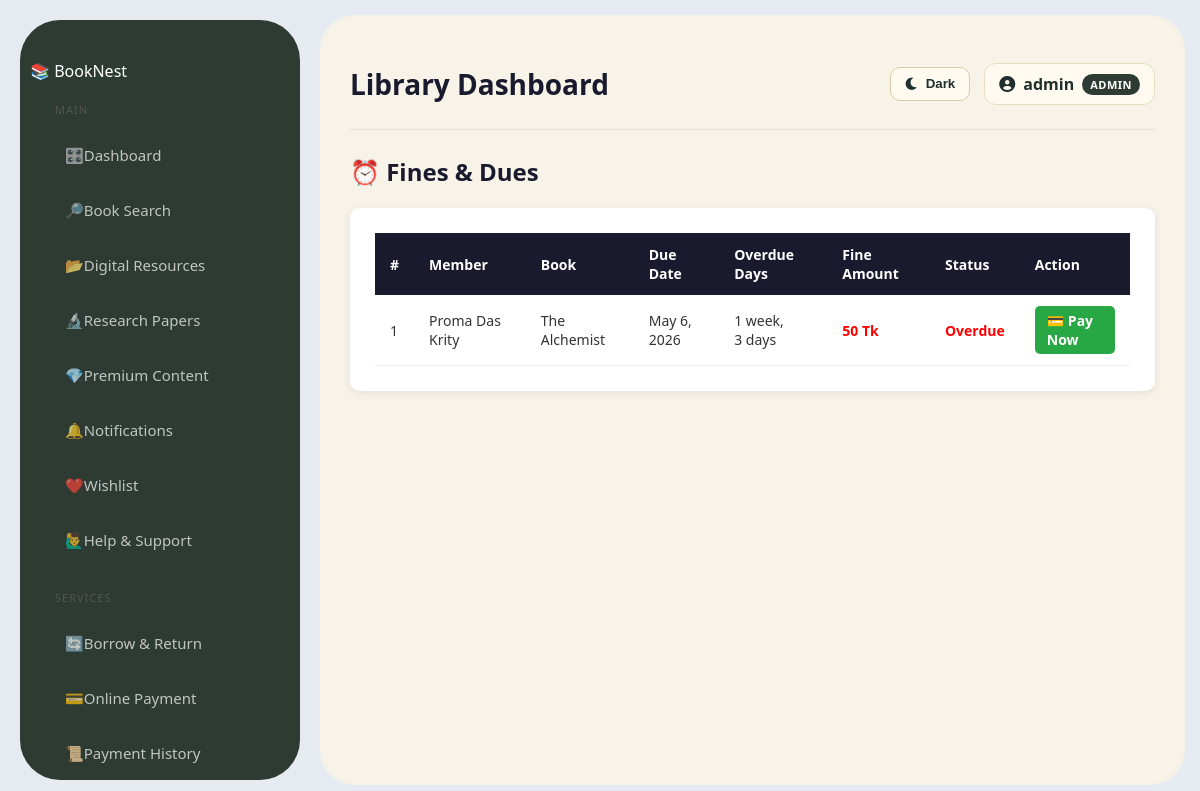
Screenshot of /fines-dues/ (signed in) with the database file from the repository.
### library/models.py (models this page shows, shortened)
class User(AbstractUser):
    ADMIN = 'admin'
    LIBRARIAN = 'librarian'
    REGULAR_USER = 'user'
    ROLE_CHOICES = [
        (ADMIN, 'Administrator'),
        (LIBRARIAN, 'Librarian'),
        (REGULAR_USER, 'Regular User'),
    ]
    role = models.CharField(max_length=20, choices=ROLE_CHOICES, default=REGULAR_USER)
    phone = models.CharField(max_length=15, null=True, blank=True)
    profile_picture = models.ImageField(upload_to='profiles/', null=True, blank=True)
    date_of_birth = models.DateField(null=True, blank=True)
    bio = models.TextField(null=True, blank=True)
    def get_full_name(self):
        if self.first_name and self.last_name:
            return f"{self.first_name} {self.last_name}"
        return self.username

class Borrow(models.Model):
    STATUS_CHOICES = [
        ('borrowed', 'Borrowed'),
        ('returned', 'Returned'),
        ('overdue', 'Overdue'),
        ('lost', 'Lost'),
    ]
    book = models.ForeignKey(Book, on_delete=models.CASCADE, related_name='borrows')
    member = models.ForeignKey(User, on_delete=models.CASCADE, related_name='borrowed_books')
    borrow_date = models.DateField(auto_now_add=True)
    due_date = models.DateField(null=True, blank=True)
    return_date = models.DateField(null=True, blank=True)
    is_returned = models.BooleanField(default=False)
    status = models.CharField(max_length=20, choices=STATUS_CHOICES, default='borrowed')
    fine_amount = models.DecimalField(max_digits=6, decimal_places=2, default=0.00)
    notes = models.TextField(null=True, blank=True)

class Book(models.Model):
    title = models.CharField(max_length=200)
    author = models.CharField(max_length=100)
    isbn = models.CharField(max_length=13, unique=True)
    category = models.ForeignKey(Category, on_delete=models.SET_NULL, null=True, blank=True, related_name='books')
    description = models.TextField(null=True, blank=True)
    total_copies = models.PositiveIntegerField(default=1)
    available_copies = models.PositiveIntegerField(default=1)
    cover_image = models.ImageField(upload_to='book_covers/', null=True, blank=True)

### library/views.py (the view)
# urls.py: path('fines-dues/', views.fines_dues, name='fines_dues'),
@login_required
def fines_dues(request):
    borrows = Borrow.objects.filter(is_returned=False)
    for borrow in borrows:
        if borrow.due_date and date.today() > borrow.due_date:
            overdue_days = (date.today() - borrow.due_date).days
            borrow.fine_amount = overdue_days * 5
        else:
            borrow.fine_amount = 0
    context = {
        'borrows': borrows,
        'today': date.today(),
    }
    return render(request, 'library/fines_dues.html', context)

### library/templates/library/fines_dues.html
{% extends 'library/base.html' %}
{% block content %}
<div class="top-bar">
    <h2>⏰ Fines & Dues</h2>
</div>
<div class="table-box">
    <table>
        <thead>
            <tr>
                <th>#</th>
                <th>Member</th>
                <th>Book</th>
                <th>Due Date</th>
                <th>Overdue Days</th>
                <th>Fine Amount</th>
                <th>Status</th>
                <th>Action</th>
            </tr>
        </thead>
        <tbody>
            {% for borrow in borrows %}
                {% if borrow.due_date and today > borrow.due_date %}
                <tr>
                    <td>{{ forloop.counter }}</td>
                    <td>
                        {% if borrow.member.get_full_name %}
                            {{ borrow.member.get_full_name }}
                        {% else %}
                            {{ borrow.member.username }}
                        {% endif %}
                    </td>
                    <td>{{ borrow.book.title }}</td>
                    <td>{{ borrow.due_date }}</td>
                    <td>
                        {{ today|timeuntil:borrow.due_date }}
                    </td>
                    <td style="color:red; font-weight:bold;">
                        {{ borrow.fine_amount }} Tk
                    </td>
                    <td>
                        <span style="color:red; font-weight:bold;">
                            Overdue
                        </span>
                    </td>
                    <td>
                        <a href="{% url 'online_payment' %}?borrow_id={{ borrow.id }}"
                           class="btn btn-sm"
                           style="background:#28a745; color:white; padding:5px 12px; border-radius:5px; text-decoration:none;">
                            💳 Pay Now
                        </a>
                    </td>
                </tr>
                {% endif %}
            {% empty %}
            <tr>
                <td colspan="8" style="text-align:center; padding:20px;">
                    No overdue fines found.
                </td>
            </tr>
            {% endfor %}
        </tbody>
    </table>
</div>
{% endblock %}

### library/templates/library/base.html (shortened to what this page needs)
{% load static %}
<!DOCTYPE html>
<html lang="en" data-theme="light">
<head>
    <link rel="stylesheet"
          href="https://cdnjs.cloudflare.com/ajax/libs/font-awesome/6.0.0/css/all.min.css">
    <link rel="stylesheet" href="{% static 'library/css/style.css' %}">
</head>
<body>
<div class="layout">
    <aside class="sidebar">
        <div class="logo">
            📚 <span>Book</span>Nest
        </div>
        <div class="menu-section">
            <div class="menu-title">Main</div>
            <a href="{% url 'home' %}"
               class="menu-item {% if request.resolver_match.url_name == 'home' %}active{% endif %}">
            <span>🎛️</span>
           Dashboard
          </a>
            <a href="{% url 'book_list' %}"
               class="menu-item {% if request.resolver_match.url_name == 'book_list' %}active{% endif %}">
            <span>🔎</span>
             Book Search
          </a>
            <a href="{% url 'digital_resources' %}"
               class="menu-item {% if request.resolver_match.url_name == 'digital_resources' %}active{% endif %}">
               <span>📂</span>
             Digital Resources
              </a>
            <a href="{% url 'research_papers' %}"
   class="menu-item {% if request.resolver_match.url_name == 'research_papers' %}active{% endif %}">
    <span>🔬</span>
    Research Papers
</a>
            <a href="{% url 'premium_content' %}"
   class="menu-item premium {% if request.resolver_match.url_name == 'premium_content' %}active{% endif %}">
    <span>💎</span>
    Premium Content
</a>
            <a href="{% url 'notification_page' %}"
               class="sidebar-link menu-item {% if request.resolver_match.url_name == 'notification_page' %}active{% endif %}">
                <span class="icon">🔔</span>
                <span class="text">Notifications</span>
            </a>
            <a href="{% url 'wishlist_page' %}"
               class="sidebar-link menu-item {% if request.resolver_match.url_name == 'wishlist_page' %}active{% endif %}">
                <span class="icon">❤️</span>
                <span class="text">Wishlist</span>
            </a>
            <a href="{% url 'help_support_page' %}"
               class="sidebar-link menu-item {% if request.resolver_match.url_name == 'help_support_page' %}active{% endif %}">
                <span class="icon">🙋‍♂️</span>
                <span class="text">Help & Support</span>
            </a>
        </div>
        <div class="menu-section">
            <div class="menu-title">Services</div>
            <a href="{% url 'borrow_list' %}"
   class="menu-item {% if request.resolver_match.url_name == 'borrow_list' %}active{% endif %}">
    <span>🔄</span>
    Borrow & Return
</a>
            <a href="{% url 'online_payment' %}"
   class="menu-item {% if request.resolver_match.url_name == 'online_payment' %}active{% endif %}">
    <span>💳</span>
    Online Payment
</a>
            <a href="{% url 'payment_history' %}"
   class="menu-item {% if request.resolver_match.url_name == 'payment_history' %}active{% endif %}">
    <span>📜</span>
    Payment History
</a>
        </div>
    </aside>
    <main class="main-container">
        <header class="top-nav">
            <h2>
                {% block page_title %}
                    Library Dashboard
                {% endblock %}
            </h2>
            <div class="top-nav-right">
                <button type="button"
                        class="theme-toggle-btn"
                        id="themeToggleBtn">
                </button>
                <div class="user-profile">
                    <i class="fas fa-user-circle"></i>
                    <span>{{ user.username }}</span>
                    <span class="role-tag">
                        {{ user.role|upper }}
                    </span>
                </div>
            </div>
        </header>
        {% block content %}
        {% endblock %}
    </main>
</div>
</body>
</html>

### library/static/library/css/style.css (style rules this page uses)
* { margin: 0; padding: 0; box-sizing: border-box; }
body { font-family: 'Segoe UI', sans-serif; background: #e5ebf1; color: #333; }
.layout { display: flex; min-height: calc(100vh - 60px); }
.sidebar { width: 280px; background: #2e3b33; padding: 40px 10px; margin: 20px; border-radius: 40px; color: white; display: flex; flex-direction: column; }
.sidebar a { display: flex; align-items: center; color: rgba(255, 255, 255, 0.7); text-decoration: none; padding: 15px 25px; font-size: 15px; border-radius: 15px; margin: 5px 10px; transition: 0.3s; }
.sidebar .menu-title { color: #555; font-size: 11px; text-transform: uppercase; padding: 20px 25px 8px; letter-spacing: 1px; }
.main-container { flex: 1; background: #f7f3e8; margin: 15px 15px 15px 0; border-radius: 35px; padding: 30px; box-shadow: inset 0 0 10px rgba(0, 0, 0, 0.02); }
.table-box { background: white; border-radius: 10px; padding: 25px; box-shadow: 0 2px 10px rgba(0, 0, 0, 0.08); }
table { width: 100%; border-collapse: collapse; }
th { background: #1a1a2e; color: white; padding: 12px 15px; text-align: left; font-size: 14px; }
td { padding: 11px 15px; border-bottom: 1px solid #eee; font-size: 14px; }
.btn { padding: 10px 22px; border: none; border-radius: 12px; cursor: pointer; font-size: 14px; font-weight: 600; text-decoration: none; display: inline-block; transition: all 0.3s ease; }
.top-bar { display: flex; justify-content: space-between; align-items: center; margin-bottom: 20px; }
.top-bar h2 { color: #1a1a2e; }
:root { --gold: #c9a84c; --gold-light: #f0d080; --gold-bg: #fdf6e3; --card-bg: #ffffff; --text-dark: #1a2e2a; --text-muted: #6b7c76; --border: #e4ddd0; --success: #2d6a4f; --danger: #8b1a1a; }
.btn { padding: 12px 24px; font-size: 14px; font-weight: 600; border-radius: 8px; border: none; cursor: pointer; text-decoration: none; transition: all 0.2s ease; }
.top-nav { width: 100%; min-height: 78px; display: flex; justify-content: space-between; align-items: center; gap: 20px; padding: 18px 0 24px; margin-bottom: 25px; border-bottom: 1px solid rgba(0, 0, 0, 0.08); }
.top-nav h2 { margin: 0; color: #1a1a2e; font-size: 28px; font-weight: 800; }
.top-nav-right { display: flex; align-items: center; gap: 14px; flex-wrap: wrap; }
.theme-toggle-btn { display: inline-flex; align-items: center; gap: 7px; padding: 9px 14px; border: 1px solid #d9caa9; border-radius: 10px; background: #fffaf0; color: #1f2f2d; font-weight: 700; cursor: pointer; line-height: 1; }
.user-profile { display: inline-flex; align-items: center; gap: 8px; background: #fffaf0; border: 1px solid #eadcc1; padding: 9px 14px; border-radius: 12px; color: #1f2f2d; font-weight: 700; }
.role-tag { background: #2e3b33; color: #ffffff !important; padding: 3px 8px; border-radius: 999px; font-size: 11px; letter-spacing: 0.5px; }
.sidebar { height: calc(100vh - 40px); overflow-y: auto; overflow-x: hidden; position: sticky; top: 20px; }

### rows the page displays
User: username "admin", role "ADMIN"
Borrow: member.get_full_name "Proma Das Krity", book "The Alchemist", due_date "May 6, 2026", due_date "1 week, 3 days", fine_amount "50"
